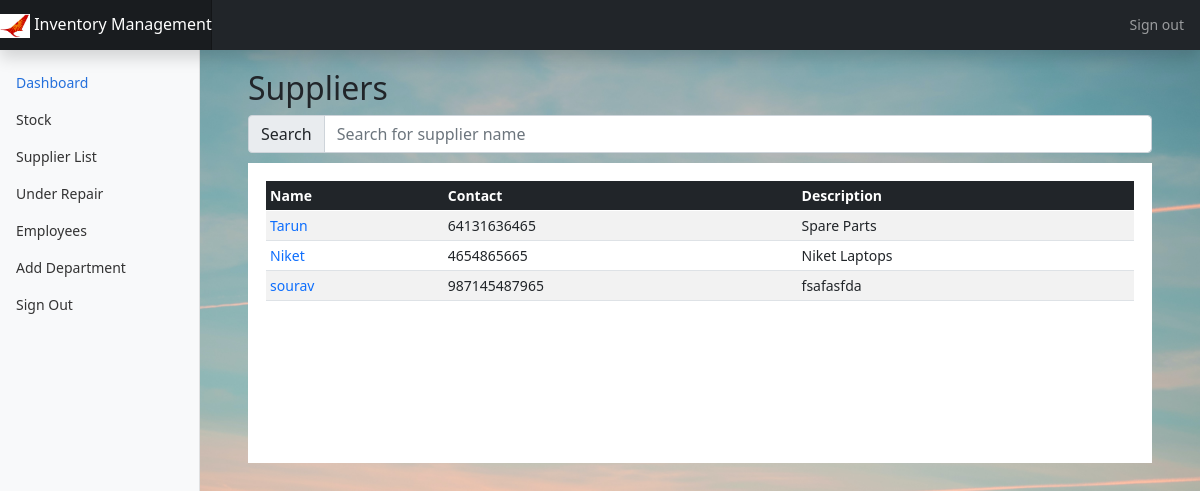
The page /listSupplier/ (signed in) on the database as committed earlier.
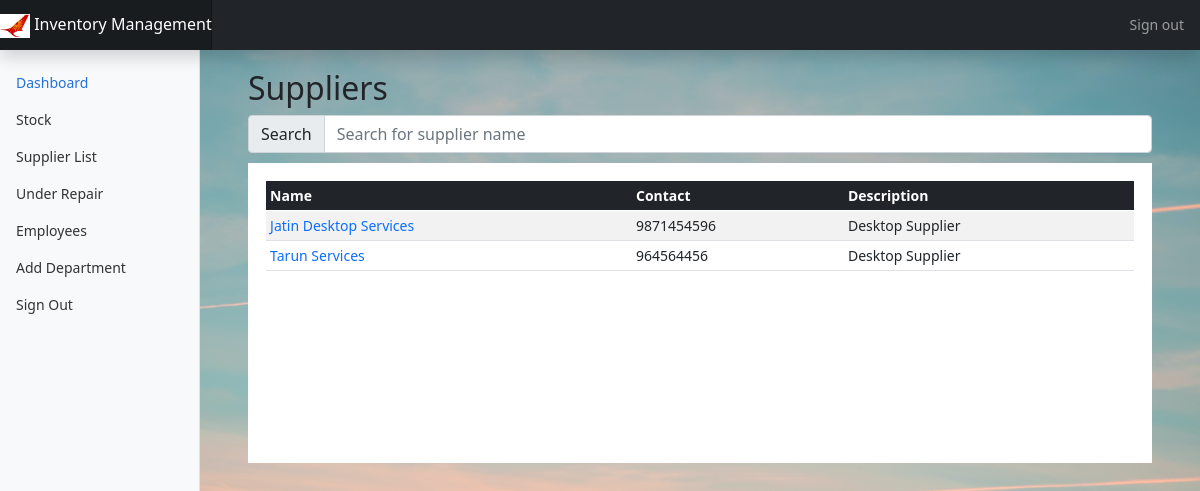
The same page on the database as committed later.
### main/models.py (models this page shows, shortened)
class Supplier(models.Model):
    supplier_id = models.AutoField(primary_key=True)
    name = models.CharField(max_length=100, default='')
    description = models.TextField(default=' ')
    contact = models.CharField(max_length=15,unique=True)

### main/views.py (the view)
# urls.py: path('listSupplier/',views.listSupplier,name='listSupplier'),
@login_required(login_url='/auth/login')
def listSupplier(request):
    suppliers = models.Supplier.objects.all()
    context = {
        "suppliers" : suppliers
    }
    return render(request,'main/listSupplier.html',context)

### templates/main/listSupplier.html (shortened to what this page needs)
{% extends 'main/base.html' %}
{% block content %}
{% include 'main/navbar.html' %}
<main class="col-md-9 ms-sm-auto col-lg-10 px-md-4">
  <div class="container-fluid box">
    <h2>Suppliers</h2>
    <div class="input-group flex-nowrap" style="margin-bottom: 10px;">
      <span class="input-group-text" id="addon-wrapping">Search</span>
      <input type="text" class="form-control" id="myInput" onkeyup="showSupplier()" placeholder="Search for supplier name" title="Type in a name" aria-describedby="addon-wrapping">
    </div>
    <div class="table-responsive table-box">
        <table class="table table-striped table-sm table-hover" id="supplierTable">
        <thead class="header table-dark" >
            <tr>
            <th scope="col">Name</th>
            <th scope="col">Contact</th>
            <th scope="col">Description</th>
            </tr>
        </thead>
        <tbody>
            {% for supplier in suppliers %}
            <tr>
            <td><a class="text-decoration-none" href="{% url 'updateSupplier' pk=supplier.pk %}">{{ supplier.name }}</a></td>
            <td>{{ supplier.contact }}</td>
            <td>{{ supplier.description }}</td>
            </tr>
            {% endfor %}
        </tbody>
        </table>
    </div>
  </div>
{% endblock %}

Rows that differ between the two databases and show on the page:
removed Supplier: name "Niket", contact "4654865665", description "Niket Laptops"
removed Supplier: name "sourav", contact "987145487965", description "fsafasfda"
added Supplier: name "Jatin Desktop Services", contact "9871454596", description "Desktop Supplier"
changed Supplier: name "Tarun" → "Tarun Services"; contact "64131636465" → "964564456"; description "Spare Parts" → "Desktop Supplier"
